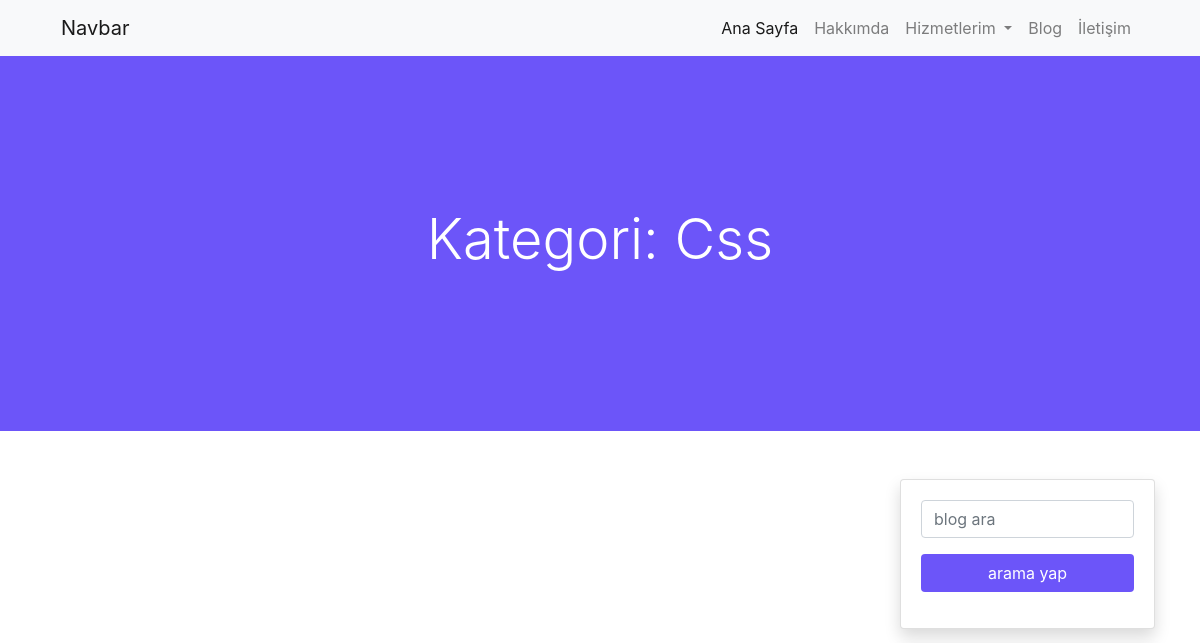
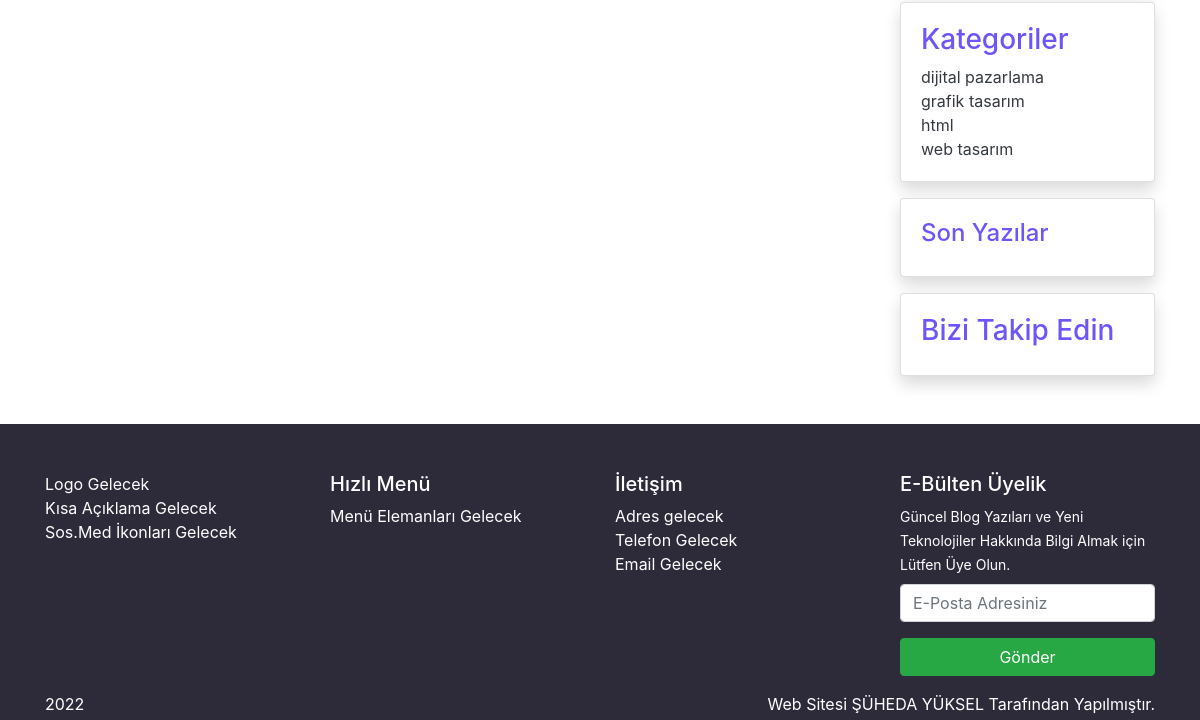
The page /kategoripage.php?kategori=Css on the database as committed earlier (2 pictures, top to bottom).
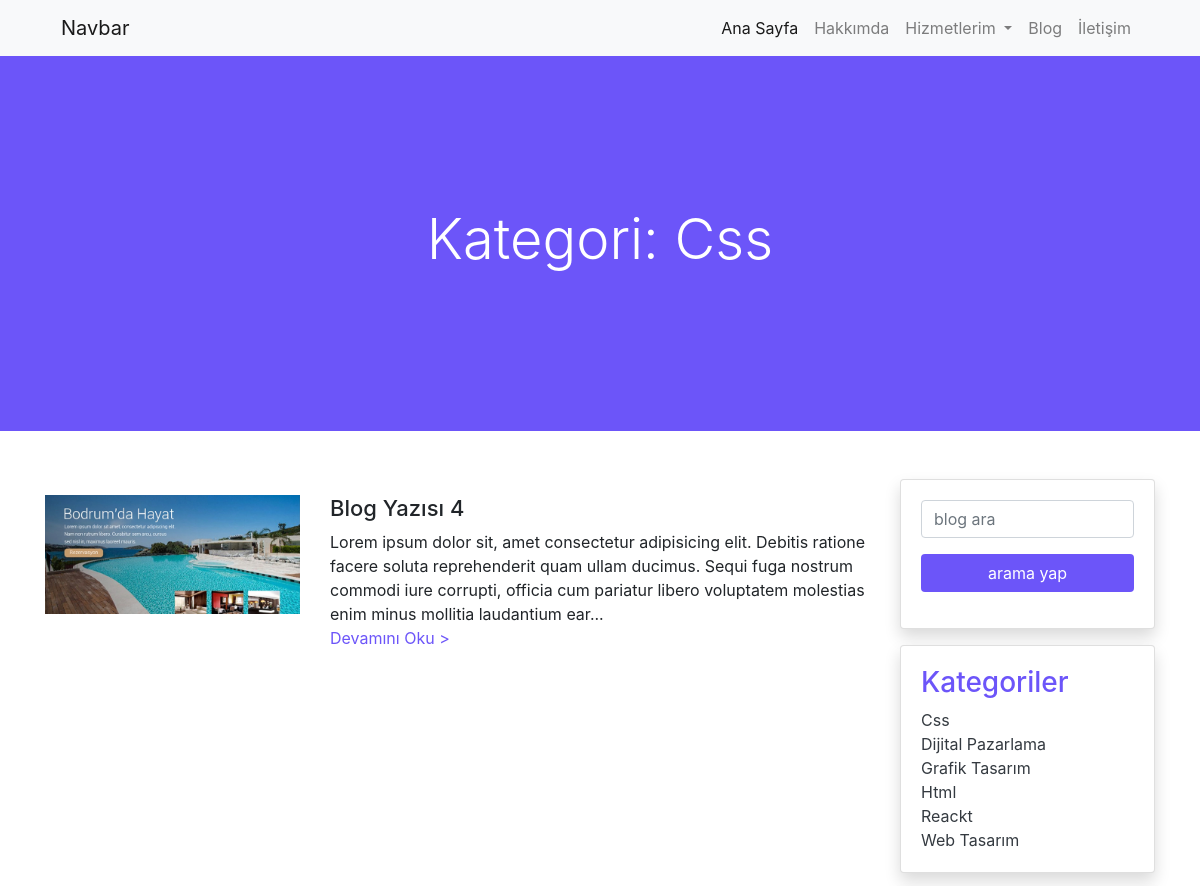
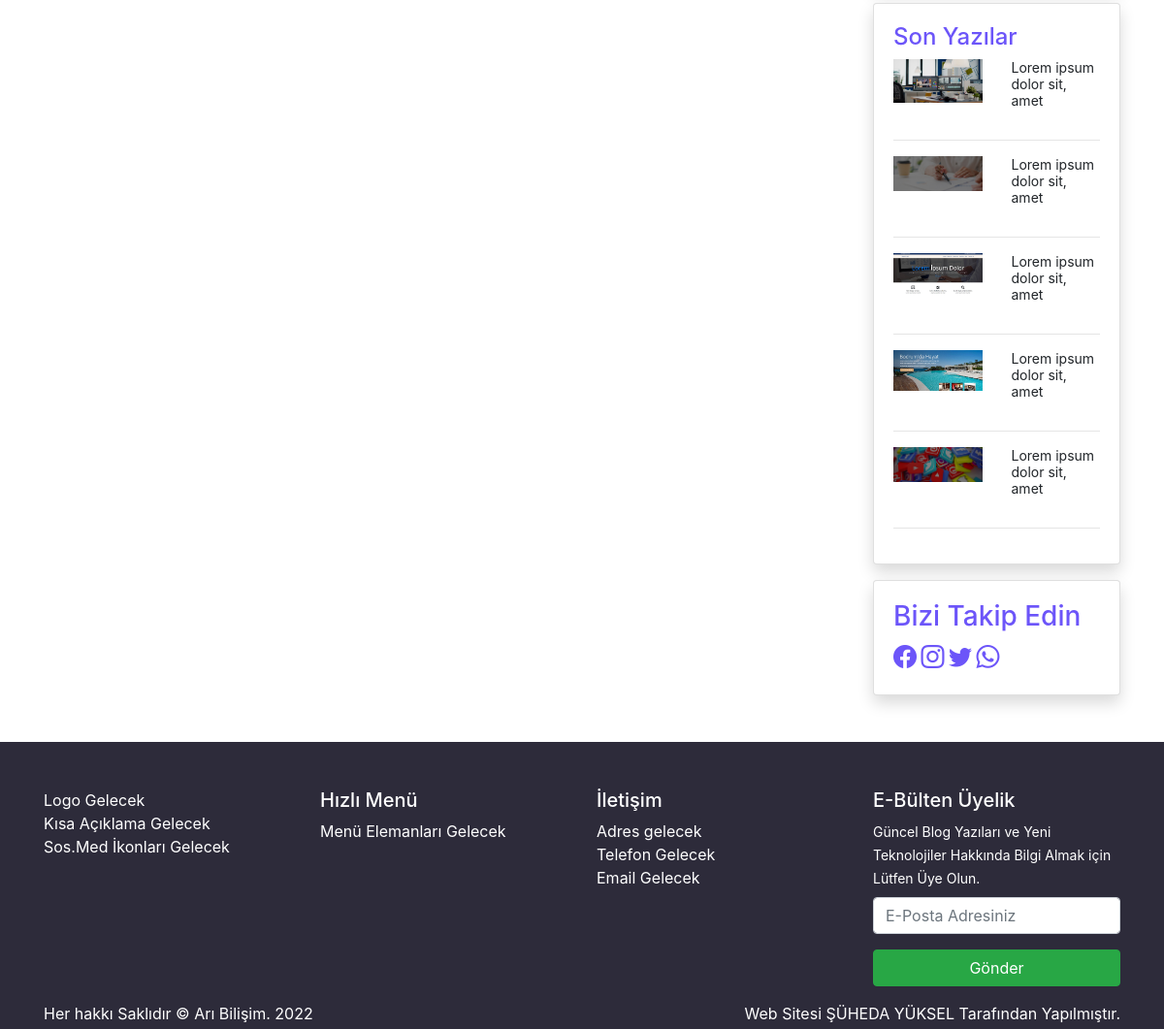
The same page on the database as committed later (2 pictures, top to bottom).
### tables this page shows
CREATE TABLE IF NOT EXISTS `kategoriler` (
  `id` int(11) NOT NULL AUTO_INCREMENT,
  `kategori` varchar(25) NOT NULL,
  `katturu` varchar(15) NOT NULL,
  `ustkat` varchar(30) NOT NULL,
  `meta` text NOT NULL,
  PRIMARY KEY (`id`)
);

CREATE TABLE IF NOT EXISTS `yazilar` (
  `id` int(11) NOT NULL AUTO_INCREMENT,
  `baslik` varchar(100) NOT NULL,
  `icerik` text NOT NULL,
  `meta` varchar(160) NOT NULL,
  `foto` varchar(150) NOT NULL,
  `fotoalt` varchar(100) NOT NULL,
  `kategori` varchar(25) NOT NULL,
  `tarih` varchar(11) NOT NULL,
  `durum` varchar(15) NOT NULL,
  PRIMARY KEY (`id`)
);

CREATE TABLE IF NOT EXISTS `ayarlar` (
  `id` int(11) NOT NULL AUTO_INCREMENT,
  `adres` varchar(100) NOT NULL,
  `telefon` varchar(15) NOT NULL,
  `email` varchar(100) NOT NULL,
  `harita` text NOT NULL,
  `tanitim` text NOT NULL,
  `logo` varchar(100) NOT NULL,
  `blogbanner` varchar(100) NOT NULL,
  `iletisimbanner` varchar(100) NOT NULL,
  `facebook` varchar(50) NOT NULL,
  `instagram` varchar(50) NOT NULL,
  `twitter` varchar(50) NOT NULL,
  `whatsapp` varchar(100) NOT NULL,
  `analitik` text NOT NULL,
  `konsol` text NOT NULL,
  `piksel` text NOT NULL,
  `copy` varchar(60) NOT NULL,
  PRIMARY KEY (`id`)
);

### kategoripage.php (the view)
<?php
require_once('header.php');
$kategori = $_GET['kategori'];
$kat_list=$db -> prepare('select * from yazilar where kategori = ? order by id desc');
$kat_list -> execute(array($kategori));
?>
<section id="katbanner" class="py-15 bg-mor">
    <div class="container">
        <div class="col-12 text-center text-white">
<h1 class="display-4">Kategori: <?php echo $kategori; ?></h1>
        </div>
    </div>
</section>
<section id="katblogyazi" class="py-5">
<div class="container">
    <div class="row">
        <div class="col-md-9">
            <?php
            if($kat_list -> rowCount()){
    foreach($kat_list as $satir_katlist){
        ?>
<div class="row mt-3">
        <div class="col-md-4"><img src="<?php echo substr($satir_katlist['foto'],3);?>" alt="<?php echo $satir_katlist['fotoalt'];?>" class="img-fluid"></div>
        <div class="col-md-8">
            <h2 style="font-size: 22px;"><?php echo $satir_katlist['baslik'];?></h2>
            <?php echo substr($satir_katlist['icerik'],0,250);?>... <br> <a href="sample.php?id=<?php echo $satir_katlist['id'];?>" class="mor text-decoration-none">Devamını Oku ></a>
        </div>
    </div>
        <?php
    }
}
?>
        </div>
        <?php require_once('sidebar.php')?>
    </div>
</div>
</section>
<?php require_once('footer.php');?>

### header.php (shortened to what this page needs)
<!DOCTYPE html>
<html lang="en">
<head>
    <link rel="stylesheet" href="css/bootstrap.min.css">
    <link rel="stylesheet" href="css/style.css">
</head>
<body>
    <section id="menu" class="bg-light">
        <div class="container">
            <div class="row">
                <div class="col-12">
                    <nav class="navbar navbar-expand-lg navbar-light">
                        <a class="navbar-brand" href="#">Navbar</a>
                        <div class="collapse navbar-collapse" id="navbarNavDropdown">
                            <ul class="navbar-nav ml-auto">
                                <li class="nav-item active">
                                    <a class="nav-link" href="index.php">Ana Sayfa</a>
                                </li>
                                <li class="nav-item">
                                    <a class="nav-link" href="hakkimda.php">Hakkımda</a>
                                </li>
                                <li class="nav-item dropdown">
                                    <a class="nav-link dropdown-toggle" href="#" id="navbarDropdownMenuLink" role="button" data-toggle="dropdown" aria-expanded="false">
                                        Hizmetlerim
                                    </a>
                                </li>
                                <li class="nav-item">
                                    <a class="nav-link" href="blog.php">Blog</a>
                                </li>
                                <li class="nav-item">
                                    <a class="nav-link" href="iletisim.php">İletişim</a>
                                </li>
                            </ul>
                        </div>
                    </nav>
                </div>
            </div>
        </div>
    </section>

### sidebar.php
<div class="col-md-3">
    <div class="row">
        <div class="col-12">
            <div class="card shadow">
                <div class="card-body">
                <form method="get">
                    <div class="form-group">
                        <input type="search" name="arama" placeholder="blog ara" class="form-control">
                    </div>
                    <div class="form-group">
                        <input type="submit" value="arama yap" class="btn btn-mor w-100">
                    </div>
                </form>
                </div>
            </div>
        </div>
    </div>
    <div class="row my-3">
        <div class="col-12">
            <div class="card shadow">
                <div class="card-body">
                    <h3 class="mor">Kategoriler</h3>
                    <?php
                    $sorgu_katlist = $db -> prepare('select * from kategoriler order by kategori asc');
                    $sorgu_katlist -> execute();
                    if($sorgu_katlist -> rowCount()){
                        foreach($sorgu_katlist as $satir_katlist){
                            ?>
                            <a href="kategoripage.php?kategori=<?php echo $satir_katlist['kategori'];?>" class="text-dark text-decoration-none"><?php echo $satir_katlist['kategori'];?></a> <br>
                            <?php
                        }
                    }
                    ?>
                </div>
            </div>
        </div>
    </div>
    <div class="row">
        <div class="col-12">
            <div class="card shadow">
                <div class="card-body">
                    <h4 class="mor">Son Yazılar</h4>
                    <?php
                    $sorgu_yazilar = $db -> prepare('select * from yazilar order by id desc limit 5');
                    $sorgu_yazilar -> execute();
                    if( $sorgu_yazilar -> rowCount()){
                        foreach($sorgu_yazilar as $satir_yazilar){
                            ?>
                        <div class="row mt-2">
                            <div class="col-md-6">
                               <a href="sample.php?id=<?php $satir_yazilar['id'];?>"> <img src="<?php echo substr($satir_yazilar['foto'],3);?>" alt="<?php echo $satir_yazilar['fotoalt'];?>" class="img-fluid"></a>
                            </div>
                            <div class="col-md-6 smallyazi">
                              <small>  <?php echo substr($satir_yazilar['icerik'],0,30)?></small>
                            </div>
                        </div>
                        <hr>
                            <?php
                        }
                    }
                    ?>
                </div>
            </div>
        </div>
    </div>
    <div class="row mt-3 sosmed">
        <div class="col-12">
           <div class="card shadow">
           <div class="card-body">
           <h3 class="mor">Bizi Takip Edin</h3>
            <?php
            $sorgu_sosmed =$db -> prepare('select * from ayarlar');
            $sorgu_sosmed -> execute();
            $satir_sosmed = $sorgu_sosmed -> fetch();
            if($sorgu_sosmed -> rowCount()){
                ?>
                <a href="<?php echo $satir_sosmed ['facebook'];?>" target="_blank"><i class="bi bi-facebook"></i></a>
                <a href="<?php  echo $satir_sosmed['instagram'];?>" target="_blank"><i class="bi bi-instagram"></i></a>
                <a href="<?php echo $satir_sosmed['twitter'];?>" target="_blank"><i class="bi bi-twitter"></i></a>
                <a href="<?php echo $satir_sosmed['whatsapp'];?>" target="_blank"><i class="bi bi-whatsapp"></i></a>
                <?php
            }
            ?>
           </div>
           </div>
        </div>
    </div>
</div>

### footer.php (shortened to what this page needs)
<section id="footer" class="pt-5 pb-1 text-white">
        <div class="container">
            <div class="row">
                <div class="col-md-3">
                    Logo Gelecek <br> Kısa Açıklama Gelecek <br> Sos.Med İkonları Gelecek
                </div>
                <div class="col-md-3">
                    <h5>Hızlı Menü</h5>
                    Menü Elemanları Gelecek
                </div>
                <div class="col-md-3">
                    <h5>İletişim</h5>
                    Adres gelecek <br> Telefon Gelecek <br> Email Gelecek
                </div>
                <div class="col-md-3">
                    <h5>E-Bülten Üyelik</h5>
                    <small>Güncel Blog Yazıları ve Yeni Teknolojiler Hakkında Bilgi Almak için Lütfen Üye Olun.</small>
                    <form method="post" class="mt-2">
                        <div class="form-group">
                            <input type="email" name="email" class="form-control" placeholder="E-Posta Adresiniz">
                        </div>
                        <div class="form-group">
                            <input type="submit" value="Gönder" class="btn btn-success w-100">
                        </div>
                    </form>
                </div>
            </div>
            <div class="row">
                <div class="col-md-6">
                  <?php
                  $sorgu_bottom = $db -> prepare('select * from ayarlar order by id desc limit 1');
                  $sorgu_bottom -> execute();
                  $satir_bottom = $sorgu_bottom -> fetch();
                  echo $satir_bottom['copy'].' '.date('Y');
                  ?>
                </div>
                <div class="col-md-6 text-right">
                    Web Sitesi <a href="#">ŞÜHEDA YÜKSEL</a> Tarafından Yapılmıştır.
                </div>
            </div>
        </div>
    </section>
</body>
</html>

### css/style.css (style rules this page uses)
#footer { background-color: #2d2b3a; }
#footer a { color: #fff; }
.py-15 { padding-top: 150px; padding-bottom: 150px; }
.mor { color: #6c55f9; }
.btn-mor { background-color: #6c55f9; color: #fff; }
.smallyazi p { line-height: 16px !important; }
.sosmed a { color:#6c55f9 ; font-size: 24px; }
.bg-mor { background-color: #6c55f9; }

Rows that differ between the two databases and show on the page:
removed kategoriler: kategori "html"
added yazilar: foto (picture), baslik "Blog Yazısı 4", icerik "Lorem ipsum dolor sit, amet consectetur adipisicing elit. Debitis ratione facere soluta reprehenderit quam ullam ducimus. Sequi fuga nostrum commodi iure corrupti, officia cum pariatur libero voluptatem molestias enim minus mollitia laudantium ear", icerik "Lorem ipsum dolor sit, amet"
added kategoriler: kategori "Css"
changed kategoriler: kategori "grafik tasarım" → "Dijital Pazarlama"
changed kategoriler: kategori "web tasarım" → "Grafik Tasarım"
changed kategoriler: kategori "dijital pazarlama" → "Html"; moves down the list
added kategoriler: kategori "Reackt"
added kategoriler: kategori "Web Tasarım"
added yazilar: foto (picture), icerik "Lorem ipsum dolor sit, amet", shown under "Son Yazılar"
added yazilar: foto (picture), icerik "Lorem ipsum dolor sit, amet", shown under "Son Yazılar"
added yazilar: foto (picture), icerik "Lorem ipsum dolor sit, amet", shown under "Son Yazılar"
added yazilar: foto (picture), icerik "Lorem ipsum dolor sit, amet", shown under "Son Yazılar"
added ayarlar: copy "Her hakkı Saklıdır © Arı Bilişim."
